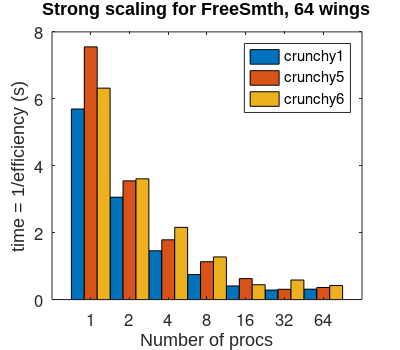
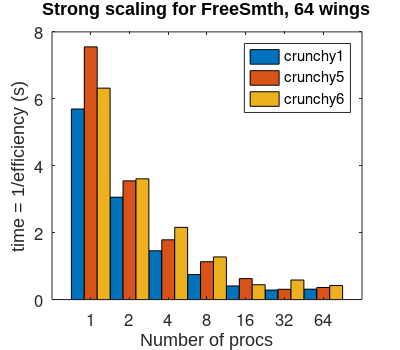
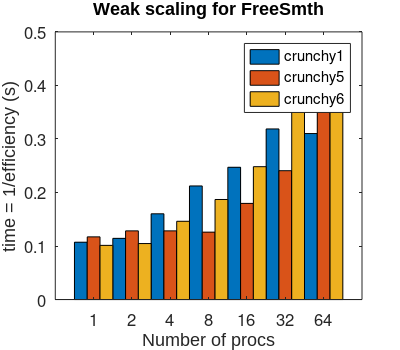
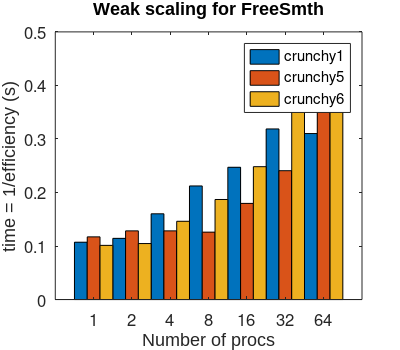

Source code (MATLAB) for these figures, in order:
clear all; close all;

% test results, strong scaling
Nw = 64; % total number of wings
p = 2.^[0:6]; % # of cores

% time elapsed on crunchy1, crunchy5, crunchy6
tS1 = [5.6951, 3.0587, 1.4574, 0.7470, 0.4061, 0.2837, 0.3101];
tS5 = [7.5522, 3.5475, 1.7854, 1.1311, 0.6257, 0.3067, 0.3601];
tS6 = [6.3187, 3.6081, 2.1575, 1.2735, 0.4428, 0.5839, 0.4183];

tW1 = [0.1071, 0.1143, 0.1602, 0.2122, 0.2471, 0.3187, 0.3101];
tW5 = [0.1171, 0.1283, 0.1283, 0.1259, 0.1796, 0.2407, 0.3601];
tW6 = [0.1012, 0.1046, 0.1462, 0.1869, 0.2482, 0.3704, 0.4183];

matlab1 = [0.0642, 0.1429, 0.2353, 0.4106, 1.2119, 2.1445, 4.0383];
matlab5 = [0.0845, 0.1836, 0.2987, 0.7143, 1.2498, 2.6172, 5.3104];
matlab6 = [0.0702, 0.1705, 0.2613, 0.6452, 1.2382, 2.3314, 5.0301];

f1 = figure(1);
set(0,'DefaultTextFontSize',12);
set(0,'DefaultAxesFontSize',12);
set(0,'DefaultTextFontname', 'Arial')

wdth = 4; hght = 3.5;
set(gcf,'position',[100,100,wdth*100,hght*100]);
set(gcf, 'PaperPosition', [0 0 wdth hght]); %Position plot at left hand corner with width 2 and height 6.5.
set(gcf, 'PaperSize', [wdth hght]); %Set the paper to have width 2 and height 6.5.
bar(log(p)/log(2), [tS1;tS5;tS6]', 'BarWidth', 1); hold on;
legend('crunchy1', 'crunchy5', 'crunchy6', 'Location', 'best');
title(['Strong scaling for FreeSmth, 64 wings']);
xlim([-1,7]);
xlabel('Number of procs');
set(gca,'XTick',[0:6])  
set(gca,'XTickLabel',{'1','2', '4', '8', '16', '32', '64'})
ylabel('time = 1/efficiency (s)');

f2 = figure(2);
set(0,'DefaultTextFontSize',12);
set(0,'DefaultAxesFontSize',12);
set(0,'DefaultTextFontname', 'Arial')

wdth = 4; hght = 3.5;
set(gcf,'position',[100,100,wdth*100,hght*100]);
set(gcf, 'PaperPosition', [0 0 wdth hght]); %Position plot at left hand corner with width 2 and height 6.5.
set(gcf, 'PaperSize', [wdth hght]); %Set the paper to have width 2 and height 6.5.
bar(log(p)/log(2), [tW1;tW5;tW6]', 'BarWidth', 1); hold on;
legend('crunchy1', 'crunchy5', 'crunchy6', 'Location', 'best');
title(['Weak scaling for FreeSmth']);
xlabel('Number of procs');
set(gca,'XTick',[0:6])  
set(gca,'XTickLabel',{'1','2', '4', '8', '16', '32', '64'})
xlim([-1,7]);
ylabel('time = 1/efficiency (s)');

saveas(f1, ['FreeSmthStrong.fig']) 
saveas(f1, ['FreeSmthStrong.png']) 
saveas(f2, ['FreeSmthWeak.fig']) 
saveas(f2, ['FreeSmthWeak.png']) 
